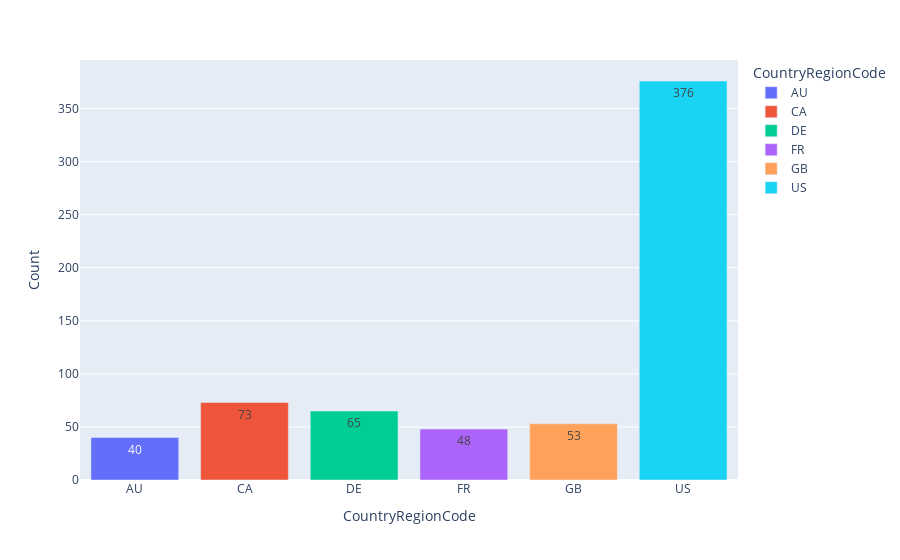

The cell this chart's notebook holds for it:
### Code cell
px.bar(data, x="CountryRegionCode", y="Count",color="CountryRegionCode", text="Count")

### Figure 1 — Plotly figure (JSON) as saved in the notebook; plotly's stock layout.template omitted (floating-point values rounded to 4 significant figures)
{"data": [{"alignmentgroup": "True", "hovertemplate": "CountryRegionCode=%{x}<br>Count=%{text}<extra></extra>", "legendgroup": "AU", "marker": {"color": "#636efa", "pattern": {"shape": ""}}, "name": "AU", "offsetgroup": "AU", "orientation": "v", "showlegend": true, "text": [40], "textposition": "auto", "type": "bar", "x": ["AU"], "xaxis": "x", "y": [40], "yaxis": "y"}, {"alignmentgroup": "True", "hovertemplate": "CountryRegionCode=%{x}<br>Count=%{text}<extra></extra>", "legendgroup": "CA", "marker": {"color": "#EF553B", "pattern": {"shape": ""}}, "name": "CA", "offsetgroup": "CA", "orientation": "v", "showlegend": true, "text": [73], "textposition": "auto", "type": "bar", "x": ["CA"], "xaxis": "x", "y": [73], "yaxis": "y"}, {"alignmentgroup": "True", "hovertemplate": "CountryRegionCode=%{x}<br>Count=%{text}<extra></extra>", "legendgroup": "DE", "marker": {"color": "#00cc96", "pattern": {"shape": ""}}, "name": "DE", "offsetgroup": "DE", "orientation": "v", "showlegend": true, "text": [65], "textposition": "auto", "type": "bar", "x": ["DE"], "xaxis": "x", "y": [65], "yaxis": "y"}, {"alignmentgroup": "True", "hovertemplate": "CountryRegionCode=%{x}<br>Count=%{text}<extra></extra>", "legendgroup": "FR", "marker": {"color": "#ab63fa", "pattern": {"shape": ""}}, "name": "FR", "offsetgroup": "FR", "orientation": "v", "showlegend": true, "text": [48], "textposition": "auto", "type": "bar", "x": ["FR"], "xaxis": "x", "y": [48], "yaxis": "y"}, {"alignmentgroup": "True", "hovertemplate": "CountryRegionCode=%{x}<br>Count=%{text}<extra></extra>", "legendgroup": "GB", "marker": {"color": "#FFA15A", "pattern": {"shape": ""}}, "name": "GB", "offsetgroup": "GB", "orientation": "v", "showlegend": true, "text": [53], "textposition": "auto", "type": "bar", "x": ["GB"], "xaxis": "x", "y": [53], "yaxis": "y"}, {"alignmentgroup": "True", "hovertemplate": "CountryRegionCode=%{x}<br>Count=%{text}<extra></extra>", "legendgroup": "US", "marker": {"color": "#19d3f3", "pattern": {"shape": ""}}, "name": "US", "offsetgroup": "US", "orientation": "v", "showlegend": true, "text": [376], "textposition": "auto", "type": "bar", "x": ["US"], "xaxis": "x", "y": [376], "yaxis": "y"}], "layout": {"barmode": "relative", "legend": {"title": {"text": "CountryRegionCode"}, "tracegroupgap": 0}, "margin": {"t": 60}, "xaxis": {"anchor": "y", "categoryarray": ["AU", "CA", "DE", "FR", "GB", "US"], "categoryorder": "array", "domain": [0, 1], "title": {"text": "CountryRegionCode"}}, "yaxis": {"anchor": "x", "domain": [0, 1], "title": {"text": "Count"}}}}
